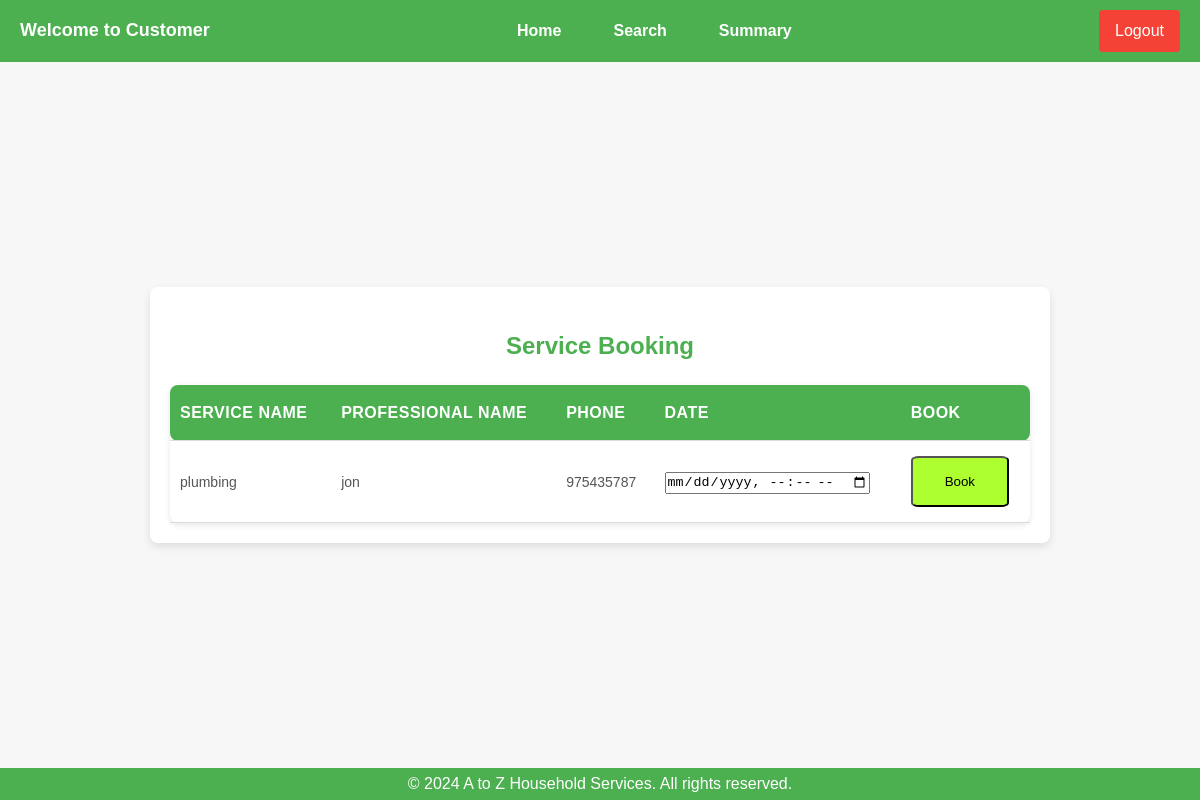
The page /booking/carpentery/3/1 on the database as committed earlier.
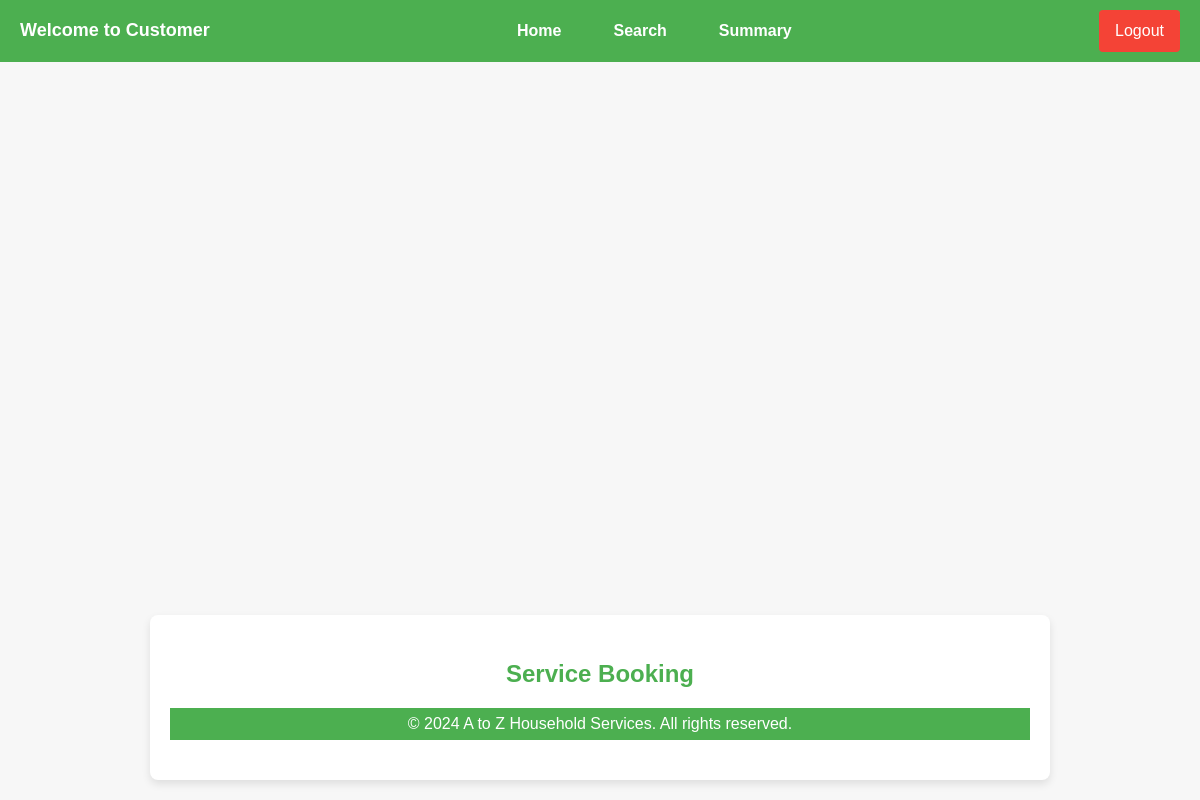
The same page on the database as committed later.
### backend/models.py (models this page shows)
class ServiceProfessional(db.Model):
    __tablename__ = 'service_professionals'
    id = db.Column(db.Integer, primary_key=True)
    username = db.Column(db.String(80), unique=True, nullable=False)
    password = db.Column(db.String(120), nullable=False)
    role = db.Column(db.String(20), nullable=False)
    name = db.Column(db.String(120), nullable=False)
    date_created = db.Column(db.DateTime, default=datetime.now())
    service_id = db.Column(db.Integer, db.ForeignKey('services.id'), nullable=False)
    service_type = db.Column(db.String, nullable=False)
    experience = db.Column(db.Integer, nullable=False)
    address = db.Column(db.String(240), nullable=True)
    phone = db.Column(db.Integer, nullable=False)
    pincode = db.Column(db.Integer, nullable=False)
    pdf_path = db.Column(db.String(300), nullable=False)
    approved = db.Column(db.Boolean, default=False)  # Admin approval status
    blocked = db.Column(db.Boolean, default=False)  # Admin block status

### backend/controllers.py (the view)
@app.route("/booking/<name>/<uid>/<sid>")
def booking(name,uid,sid):
    professionals = ServiceProfessional.query.filter_by(service_id=sid).all()
    print(professionals)
    return render_template("booking.html",name=name,uid=uid,sid=sid,professionals=professionals)

### templates/booking.html (shortened to what this page needs)
<!DOCTYPE html>
<html lang="en">
<head>
    <link rel="stylesheet" href="/static/main.css">
</head>
<body>
<nav class="navbar">
    <div class="navbar-left">
        <span>Welcome to Customer</span>
    </div>
    <ul class="navbar-links">
        <li><a href="/dashboard/{{uid}}/{{name}}">Home</a></li>
        <li><a href="/search">Search</a></li>
        <li><a href="/summary">Summary</a></li>
    </ul>
    <div class="navbar-right">
        <a href="/logout" class="btn btn-logout">Logout</a>
    </div>
</nav>
<main class="my-container">
    <section id="service-history">
        <h3>Service Booking</h3>
        <table>
            {%if professionals%}
            <thead>
                <tr>
                    <th>Service Name</th>
                    <th>Professional Name</th>
                    <th>Phone</th>
                    <th>Date</th>
                    <th>Book</th>
                </tr>
            </thead>
            <tbody>
                {%for prof in professionals%}
                {%if prof.approved%}
                <tr>
                    <td>{{prof.service_type}}</td>
                    <td>{{prof.name}}</td>
                    <td>{{prof.phone}}</td>
                    <form action="/servicereq/create/{{name}}/{{uid}}/{{prof.id}}/{{sid}}" method="POST">
                        <td><input type="datetime-local" name="date" id="date"></td>
                        {%if prof.blocked%}
                        <td>Blocked</td>
                        {%else%}
                        <td><button class="btn-edit">Book</button></td>
                        {%endif%}
                    </form>
                </tr>
                {%endif%}
                {%endfor%}
            </tbody>
        </table>
        {%endif%}
    </section>
</main>
<footer>
    <p>&copy; 2024 A to Z Household Services. All rights reserved.</p>
</footer>
</body>
</html>

Rows that differ between the two databases and show on the page:
removed ServiceProfessional: service_type "plumbing", name "jon", phone "975435787", blocked "Book"
Other text that changed with them:
text no longer shown: "SERVICE NAME PROFESSIONAL NAME PHONE DATE BOOK"
